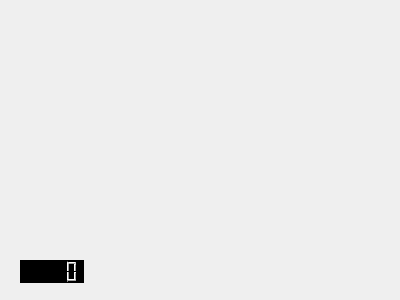
<?xml version="1.0" encoding="UTF-8"?>
<ui version="4.0">
 <class>testing</class>
 <widget class="QDialog" name="testing">
  <property name="geometry">
   <rect>
    <x>0</x>
    <y>0</y>
    <width>400</width>
    <height>300</height>
   </rect>
  </property>
  <property name="windowTitle">
   <string>Dialog</string>
  </property>
  <widget class="QWidget" name="verticalLayoutWidget">
   <property name="geometry">
    <rect>
     <x>0</x>
     <y>280</y>
     <width>391</width>
     <height>20</height>
    </rect>
   </property>
   <layout class="QVBoxLayout" name="statusBarLayout"/>
  </widget>
  <widget class="QWidget" name="gridLayoutWidget">
   <property name="geometry">
    <rect>
     <x>20</x>
     <y>20</y>
     <width>331</width>
     <height>241</height>
    </rect>
   </property>
   <layout class="QGridLayout" name="mineBoard"/>
  </widget>
  <widget class="QLCDNumber" name="flagCount">
   <property name="geometry">
    <rect>
     <x>20</x>
     <y>260</y>
     <width>64</width>
     <height>23</height>
    </rect>
   </property>
   <property name="autoFillBackground">
    <bool>false</bool>
   </property>
   <property name="styleSheet">
    <string notr="true">QLCDNumber{
	background-color: black;
	border: 1px;
	color: white;
}</string>
   </property>
  </widget>
 </widget>
 <resources/>
 <connections/>
</ui>
